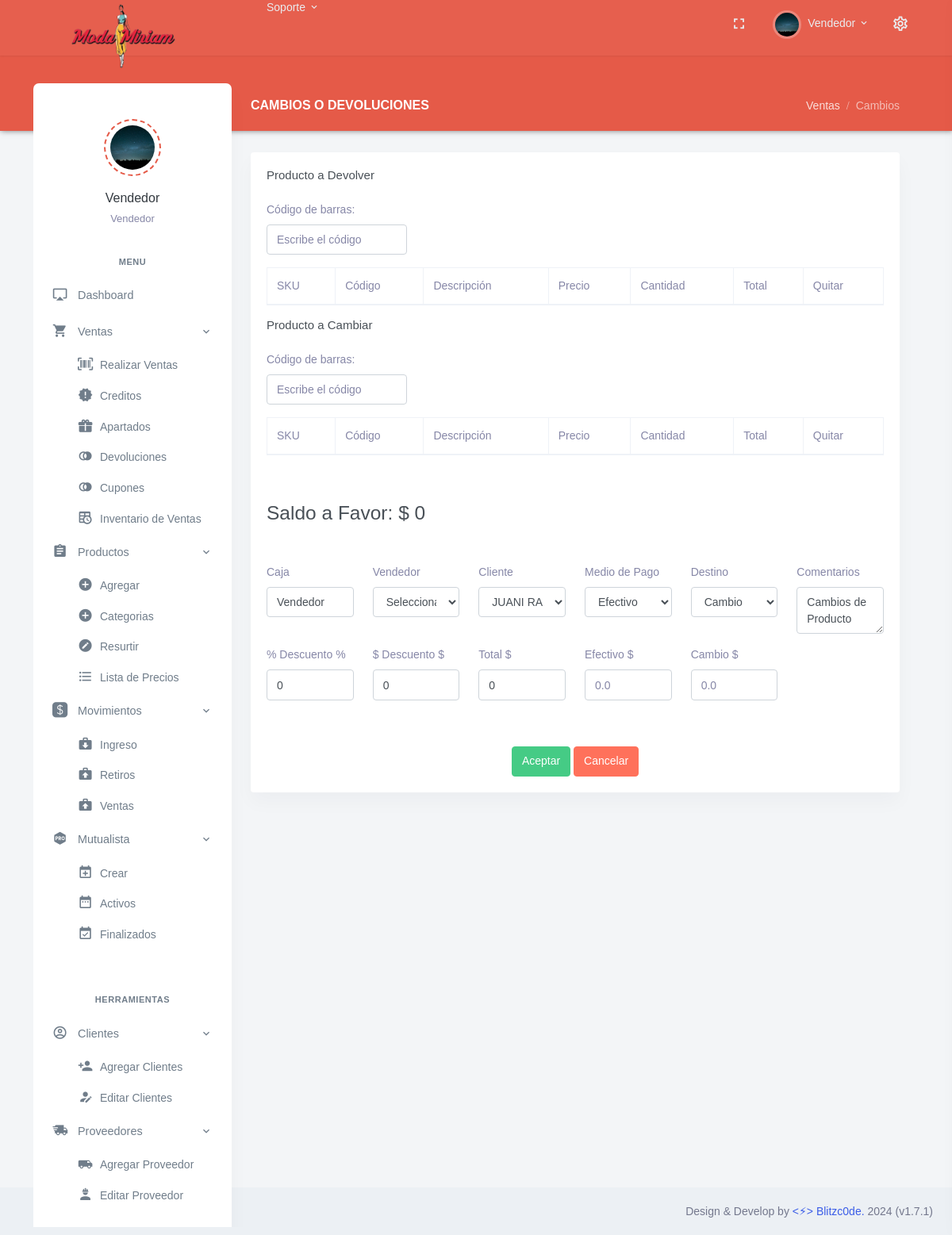
The app's page /VDev.php (signed in) with its own data.
### tables this page shows
CREATE TABLE `Puestos` (
  `ID_Puesto` int NOT NULL,
  `Cargo` varchar(30) NOT NULL
);

CREATE TABLE `Personal` (
  `ID_Personal` int NOT NULL,
  `Nombre` varchar(30) DEFAULT NULL,
  `Apellido` varchar(30) DEFAULT NULL,
  `Bio` varchar(80) DEFAULT NULL,
  `Direccion` varchar(90) DEFAULT NULL,
  `Colonia` varchar(90) DEFAULT NULL,
  `CP` int DEFAULT NULL,
  `Correo` varchar(35) DEFAULT NULL,
  `Pass` varchar(10) NOT NULL,
  `Telefono` varchar(13) DEFAULT NULL,
  `Foto` varchar(254) DEFAULT NULL,
  `ID_Sucursal` int NOT NULL,
  `ID_Puesto` int NOT NULL,
  `Fecha_Registro` date DEFAULT NULL,
  `Baja` int DEFAULT NULL COMMENT '0=No, 1=Si',
  `visible` int NOT NULL DEFAULT '1'
);

### VDev.php (the view, shortened to what this page needs)
<?php
if ($_SESSION['loggedin'] != true){
    header('Location: index.php');
    echo $_SESSION['loggedin'];
}else{
    include_once "lib/Header.php" ;
}
include_once "lib/cnx.php";
$Pdevolucion = 0;
$Pcambio = 0;
?>
<div class="row">
    <div class="col-12">
        <div class="page-title-box d-flex align-items-center justify-content-between">
            <h4 class="page-title mb-0 font-size-18">Cambios o Devoluciones</h4>
            <div class="page-title-right">
                <ol class="breadcrumb m-0">
                    <li class="breadcrumb-item"><a href="javascript: void(0);">Ventas</a></li>
                    <li class="breadcrumb-item active">Cambios</li>
                </ol>
            </div>
        </div>
    </div>
</div>
<div class="row">
    <div class="col-12">
        <div class="card">
            <div class="card-body">
                <h4 class="card-title mb-4">Producto a Devolver</h4>
                <form method="post" action="lib/Ventas/devo.php">
                    <div data-repeater-list="group-a">
                        <div data-repeater-item class="row">
                            <div class="form-group col-lg-3">
                                <label for="Codigo">Código de barras:</label>
                                <input autocomplete="off" autofocus class="form-control" name="Codigo" id="Codigo"
                                    placeholder="Escribe el código" required>
                            </div>
                        </div>
                    </div>
                </form>
                <table class="table table-bordered">
                    <thead>
                        <tr>
                            <th>SKU</th>
                            <th>Código</th>
                            <th>Descripción</th>
                            <th>Precio</th>
                            <th>Cantidad</th>
                            <th>Total</th>
                            <th>Quitar</th>
                        </tr>
                    </thead>
                </table>
                <h4 class="card-title mb-4">Producto a Cambiar</h4>
                <form method="post" action="lib/Ventas/cambio.php">
                    <div data-repeater-list="group-a">
                        <div data-repeater-item class="row">
                            <div class="form-group col-lg-3">
                                <label for="Codigo">Código de barras:</label>
                                <input autocomplete="off" autofocus class="form-control" name="Codigos" id="Codigos"
                                    placeholder="Escribe el código" required>
                            </div>
                        </div>
                    </div>
                </form>
                <table class="table table-bordered">
                    <thead>
                        <tr>
                            <th>SKU</th>
                            <th>Código</th>
                            <th>Descripción</th>
                            <th>Precio</th>
                            <th>Cantidad</th>
                            <th>Total</th>
                            <th>Quitar</th>
                        </tr>
                    </thead>
                </table>
                <br>
                <br>
                <h3><?php
                $diferencia = $Pcambio - $Pdevolucion;
                if ($diferencia < 0) {
                    echo "Saldo en Contra: $ ".$diferencia;
                }else{
                     echo "Saldo a Favor: $ ".$diferencia;
                }
                                    ?>
                </h3>
<br><br>
                <form action="./lib/Ventas/Guardar_Dev.php" id="venta" name="venta" method="POST">
                    <div data-repeater-list="group-a">
                        <div data-repeater-item class="row">
                            <div class="form-group col-lg-2">
                                <label for="name">Caja</label>
                                <input type="text" id="lname" class="form-control" name="caja"
                                    value="<?php echo $_SESSION['username']; ?>" disabled>
                            </div>
                            <div class="form-group col-lg-2">
                                <label for="name">Vendedor</label>
                                <select id="Vendedr" name="vendedor" class="form-control" required>
                                    <option value="" disabled selected>Selecciona</option>
                                </select>
                            </div>
                            <div class="form-group col-lg-2">
                                <label for="email">Cliente</label>
                                <select id="Cliente" class="form-control" name="cliente" required>
                                    <?php
                                                $sql = "SELECT ID_Cliente, Nombres FROM Clientes";
                                                $query = $conexion -> query ($sql);
                                                    while($valores = mysqli_fetch_array($query)){
                                                        echo "<option value='".$valores['ID_Cliente']."'>".$valores['Nombres']."</option>";
                                                         }
                                            ?>
                                </select>
                            </div>
                            <div class="form-group col-lg-2">
                                <label for="email">Medio de Pago</label>
                                <select id="MedioPago" name="mediopago" class="form-control">
                                    <?php
                                            $sql = "SELECT * FROM Medio_Pago";
                                            $query = $conexion -> query ($sql);
                                                while($valores = mysqli_fetch_array($query)){
                                                    echo "<option value='".$valores['ID_Medio']."'>".$valores['Tipo']."</option>";
                                                    }
                                        ?>
                                </select>
                            </div>
                            <div class="form-group col-lg-2">
                                <label for="email">Destino</label>
                                <select id="Destino" name="destino" class="form-control" required>
                                    <option value="4" selected>Cambio</option>
                                </select>
                            </div>
                            <div class="form-group col-lg-2">
                                <label for="message">Comentarios</label>
                                <textarea id="Comentarios" name="coment" class="form-control"
                                    maxlength="200">Cambios de Producto</textarea>
                            </div>
                        </div>
                    </div>
                    <div data-repeater-list="group-a">
                        <div data-repeater-item class="row">
                            <div class="form-group col-lg-2">
                                <label for="email">% Descuento % </label>
                                <input type="text" id="lname" class="form-control descporcentaje"
                                    name="descueporcentaje" value="0" placeholder="0.0" onkeyup="descuento();">
                            </div>
                            <div class="form-group col-lg-2">
                                <label for="name">$ Descuento $</label>
                                <input type="text" id="Camo" class="form-control" name="descuentoss" value="0"
                                    placeholder="0.0" readonly>
                            </div>
                            <div class="form-group col-lg-2">
                                <label for="name">Total $ </label>
                                <input type="text" id="Cambio" class="form-control tot" name="totall"  value="<?php echo $diferencia;?>"
                                    placeholder="0.0" readonly>
                            </div>
                            <div class="form-group col-lg-2">
                                <label for="name">Efectivo $</label>
                                <input type="text" id="Efectivo" class="form-control efectiv" required name="efectivo"
                                    value="" placeholder="0.0" onkeyup="rst();">
                            </div>
                            <div class="form-group col-lg-2">
                                <label for="name">Cambio $ </label>
                                <input type="text" id="Cambio" class="form-control" name="fcambio" value=""
                                    placeholder="0.0" readonly>
                            </div>
                        </div>
                    </div>
                    <br>
                    <br>
                    <center>
                        <button type="submit" class="btn btn-success mt-3 mt-lg-0">Aceptar </button>
                        <a href="./lib/Ventas/Cancela_Dev.php" class="btn btn-danger">Cancelar </a>
                    </center>
                </form>
            </div>
        </div>
    </div>
</div>
<?php include_once "lib/Footer.php" ?>

### lib/Header.php (shortened to what this page needs)
<?php
include_once "lib/cnx.php";
?>
<!doctype html>
<html lang="es">
<head>
    <link href="assets/libs/datatables.net-bs4/css/dataTables.bootstrap4.min.css" rel="stylesheet" type="text/css" />
    <link href="assets/libs/datatables.net-buttons-bs4/css/buttons.bootstrap4.min.css" rel="stylesheet" type="text/css" />
    <link href="assets/libs/datatables.net-responsive-bs4/css/responsive.bootstrap4.min.css" rel="stylesheet" type="text/css" />
    <link href="assets/css/bootstrap.min.css" id="bootstrap-style" rel="stylesheet" type="text/css" />
    <link href="assets/css/icons.min.css" rel="stylesheet" type="text/css" />
    <link href="assets/css/app.min.css" id="app-style" rel="stylesheet" type="text/css" />
    <link href="https://cdnjs.cloudflare.com/ajax/libs/select2/4.0.6-rc.0/css/select2.min.css" rel="stylesheet"/>
</head>
<body data-layout="detached" data-topbar="colored">
    <div class="container-fluid">
        <div id="layout-wrapper">
            <header id="page-topbar">
                <div class="navbar-header">
                    <div class="container-fluid">
                        <div class="float-right">
                            <div class="dropdown d-none d-lg-inline-block ml-1">
                                <button type="button" class="btn header-item noti-icon waves-effect"
                                    data-toggle="fullscreen">
                                    <i class="mdi mdi-fullscreen"></i>
                                </button>
                            </div>
                            <?php
                            $sql = "SELECT * FROM Personal WHERE ID_Personal = "."'".$_SESSION['ids']."'";
                            $query = $conexion -> query ($sql);
                            while($usuario = mysqli_fetch_array($query)){
                                $sql1 = "SELECT * FROM Puestos WHERE ID_Puesto = ".$usuario['ID_Puesto'];
                                $query1 = $conexion -> query ($sql1);
                                while($cargo = mysqli_fetch_array($query1)){
                                echo '
                            <div class="dropdown d-inline-block">
                            <br>
                                <button type="button" class="btn header-item waves-effect" id="page-header-user-dropdown" data-toggle="dropdown" aria-haspopup="true" aria-expanded="false">
                                    <img class="rounded-circle header-profile-user" src="'.$usuario['Foto'].'" alt="Header Avatar">
                                    <span class="d-none d-xl-inline-block ml-1">'.$usuario['Nombre'].'</span>
                                    <i class="mdi mdi-chevron-down d-none d-xl-inline-block"></i>
                                </button>';
                                ?>
                            <?php
                                echo '
                            </div>
                            <div class="dropdown d-inline-block">
                                <button type="button" class="btn header-item noti-icon right-bar-toggle waves-effect">
                                    <i class="mdi mdi-settings-outline"></i>
                                </button>
                            </div>
                        </div>
                        <div>
                            <div class="navbar-brand-box">
                            <br>
                                <a href="#" class="logo logo-light">
                                    <span class="logo-lg">
                                        <img src="assets/images/companies/mm1.png" alt="" height="100">
                                    </span>
                                </a>
                            </div>
                            <div class="dropdown dropdown-mega d-none d-lg-inline-block ml-2">
                                <button type="button" class="btn header-item waves-effect" data-toggle="dropdown" aria-haspopup="false" aria-expanded="false">
                                    Soporte
                                    <i class="mdi mdi-chevron-down"></i>
                                </button>
                            </div>
                        </div>
                    </div>
                </div>
            </header>
            <div class="vertical-menu">
            <br>
                <div class="h-100">
                    <div class="user-wid text-center py-4">
                                    <div class="user-img">
                                        <img src="'.$usuario['Foto'].'" alt="" class="avatar-md mx-auto rounded-circle">
                                    </div>
                                    <div class="mt-3">
                                        <a href="#" class="text-dark font-weight-medium font-size-16">'.$usuario['Nombre'].' '.$usuario['Apellido'].'</a>
                                        <p class="text-body mt-1 mb-0 font-size-13">'.$cargo['Nombre'].'</p>';
                                            $sql2 = "SELECT * FROM Puestos WHERE ID_Puesto = ".$usuario['ID_Puesto'];
                                            $query2 = $conexion -> query ($sql2);
                                            while($dept = mysqli_fetch_array($query2)){
                                                echo '
                                                <p class="text-body mt-1 mb-0 font-size-13">'.$dept['Cargo'].'</p>
                                                </div>
                                                </div>';
                                            }
                                        }
            }
            ?>
                            <div id="sidebar-menu">
                                <ul class="metismenu list-unstyled" id="side-menu">
                                    <?php include_once "lib/menu.php"; ?>
                                </ul>
                            </div>
                        </div>
                    </div>
                    <div class="main-content">
                        <div class="page-content">

### records on screen
personal: Nombre "Vendedor"
puestos: personal.Foto (picture), Cargo "Vendedor"

### other values on screen
$diferencia "0"
form field cliente "JUANI RAMON CAMARA"
form field mediopago "Efectivo"
